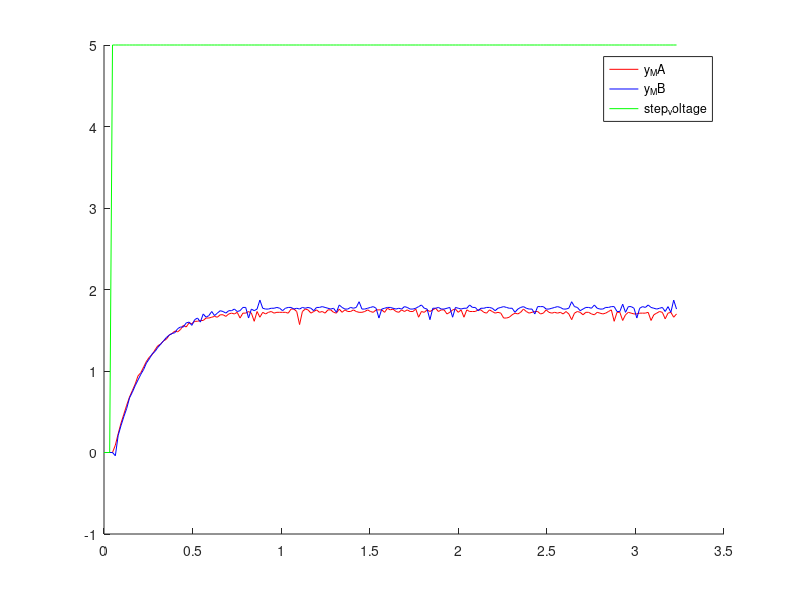

Write the MATLAB code that produced this figure. (Note: this script raises an error after producing the figure.)
clear all
close all
step_voltage=5;
MotorA=load("ES_MotorA_output_FIT045.mat").MotorA;
MotorB=load("ES_MotorB_output_FIT045.mat").MotorB;
close all;
t_sampling=0.016;

y_MA=[[0 0 0],(MotorA-MotorA(1))'];
y_MB=[[0 0 0],(MotorB-MotorB(1))'];
step_voltage=[[0 0 0],ones(size(MotorA))'*step_voltage];
t_sample_vector = 0:t_sampling:((size(y_MA')-1)*t_sampling);

figure
hold on
plot(t_sample_vector,y_MA,'r');
plot(t_sample_vector,y_MB,'b');
plot(t_sample_vector,step_voltage,'g');
hold off

legend('y_MA','y_MB','step_voltage');


tf_MA=load("ES_transfer_models_A_B_fit45.mat").tf_MA*5;
tf_MB=load("ES_transfer_models_A_B_fit45.mat").tf_MB*5;

figure,
step(tf_MA);
hold on
plot(t_sample_vector,y_MA,'r');
hold off


figure,
step(tf_MB);
hold on
plot(t_sample_vector,y_MB,'b');
hold off


